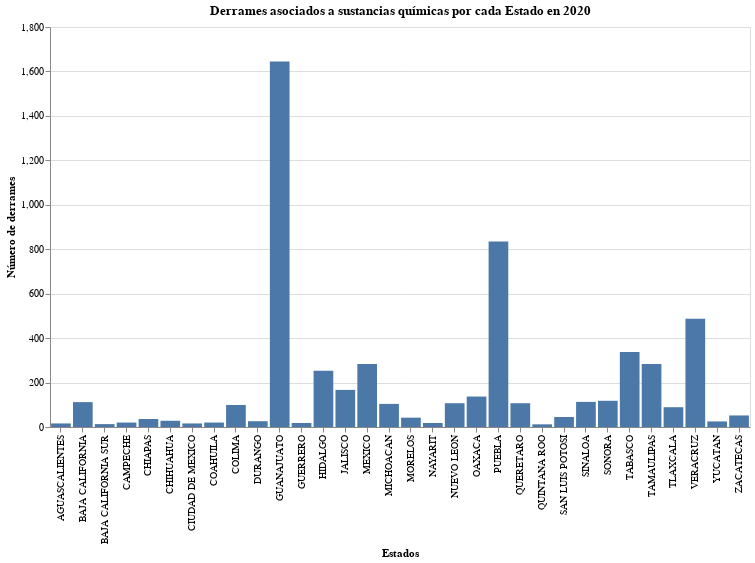

Notebook source saved alongside this figure:
### Code cell
gráfico_derrames.properties(
    width = 700,
    height= 400,
    title = "Derrames asociados a sustancias químicas por cada Estado en 2020"
)

### Figure 1 — Vega-Lite specification as saved in the notebook (floating-point values rounded to 4 significant figures)
{"config": {"view": {"continuousWidth": 400, "continuousHeight": 300}}, "data": {"name": "data-baa258bd6b319023e4b3ffb603cb441b"}, "mark": "bar", "encoding": {"x": {"type": "nominal", "field": "estado", "title": "Estados"}, "y": {"type": "quantitative", "aggregate": "mean", "field": "derrame", "title": "Número de derrames"}}, "height": 400, "title": "Derrames asociados a sustancias químicas por cada Estado en 2020", "width": 700, "$schema": "https://vega.github.io/schema/vega-lite/v4.8.1.json", "datasets": {"data-baa258bd6b319023e4b3ffb603cb441b": [{"estado": "AGUASCALIENTES", "derrame": 16, "explosion": 2, "fuga": 3, "incendio": 6, "otro": 0}, {"estado": "BAJA CALIFORNIA", "derrame": 112, "explosion": 15, "fuga": 28, "incendio": 33, "otro": 3}, {"estado": "BAJA CALIFORNIA SUR", "derrame": 13, "explosion": 1, "fuga": 1, "incendio": 2, "otro": 0}, {"estado": "CAMPECHE", "derrame": 20, "explosion": 1, "fuga": 6, "incendio": 6, "otro": 0}, {"estado": "CHIAPAS", "derrame": 36, "explosion": 56, "fuga": 134, "incendio": 56, "otro": 5}, {"estado": "CHIHUAHUA", "derrame": 28, "explosion": 20, "fuga": 27, "incendio": 19, "otro": 0}, {"estado": "CIUDAD DE MEXICO", "derrame": 16, "explosion": 2, "fuga": 2, "incendio": 5, "otro": 0}, {"estado": "COAHUILA", "derrame": 20, "explosion": 6, "fuga": 4, "incendio": 4, "otro": 0}, {"estado": "COLIMA", "derrame": 99, "explosion": 22, "fuga": 37, "incendio": 21, "otro": 0}, {"estado": "DURANGO", "derrame": 26, "explosion": 7, "fuga": 6, "incendio": 11, "otro": 0}, {"estado": "GUANAJUATO", "derrame": 1645, "explosion": 38, "fuga": 58, "incendio": 65, "otro": 3}, {"estado": "GUERRERO", "derrame": 18, "explosion": 6, "fuga": 5, "incendio": 7, "otro": 1}, {"estado": "HIDALGO", "derrame": 253, "explosion": 16, "fuga": 17, "incendio": 32, "otro": 0}, {"estado": "JALISCO", "derrame": 167, "explosion": 34, "fuga": 36, "incendio": 51, "otro": 2}, {"estado": "MEXICO", "derrame": 284, "explosion": 111, "fuga": 68, "incendio": 64, "otro": 0}, {"estado": "MICHOACAN", "derrame": 104, "explosion": 28, "fuga": 10, "incendio": 17, "otro": 2}, {"estado": "MORELOS", "derrame": 42, "explosion": 11, "fuga": 9, "incendio": 12, "otro": 1}, {"estado": "NAYARIT", "derrame": 18, "explosion": 3, "fuga": 5, "incendio": 3, "otro": 0}, {"estado": "NUEVO LEON", "derrame": 107, "explosion": 16, "fuga": 27, "incendio": 42, "otro": 0}, {"estado": "OAXACA", "derrame": 137, "explosion": 29, "fuga": 28, "incendio": 7, "otro": 1}, {"estado": "PUEBLA", "derrame": 835, "explosion": 30, "fuga": 45, "incendio": 41, "otro": 0}, {"estado": "QUERETARO", "derrame": 107, "explosion": 15, "fuga": 45, "incendio": 33, "otro": 2}, {"estado": "QUINTANA ROO", "derrame": 12, "explosion": 1, "fuga": 0, "incendio": 1, "otro": 0}, {"estado": "SAN LUIS POTOSI", "derrame": 45, "explosion": 8, "fuga": 8, "incendio": 8, "otro": 1}, {"estado": "SINALOA", "derrame": 113, "explosion": 6, "fuga": 30, "incendio": 18, "otro": 7}, {"estado": "SONORA", "derrame": 118, "explosion": 28, "fuga": 68, "incendio": 17, "otro": 7}, {"estado": "TABASCO", "derrame": 337, "explosion": 17, "fuga": 29, "incendio": 16, "otro": 1}, {"estado": "TAMAULIPAS", "derrame": 284, "explosion": 21, "fuga": 40, "incendio": 36, "otro": 3}, {"estado": "TLAXCALA", "derrame": 89, "explosion": 15, "fuga": 7, "incendio": 10, "otro": 0}, {"estado": "VERACRUZ", "derrame": 487, "explosion": 30, "fuga": 46, "incendio": 50, "otro": 3}, {"estado": "YUCATAN", "derrame": 25, "explosion": 4, "fuga": 6, "incendio": 6, "otro": 1}, {"estado": "ZACATECAS", "derrame": 52, "explosion": 3, "fuga": 3, "incendio": 4, "otro": 0}]}}
